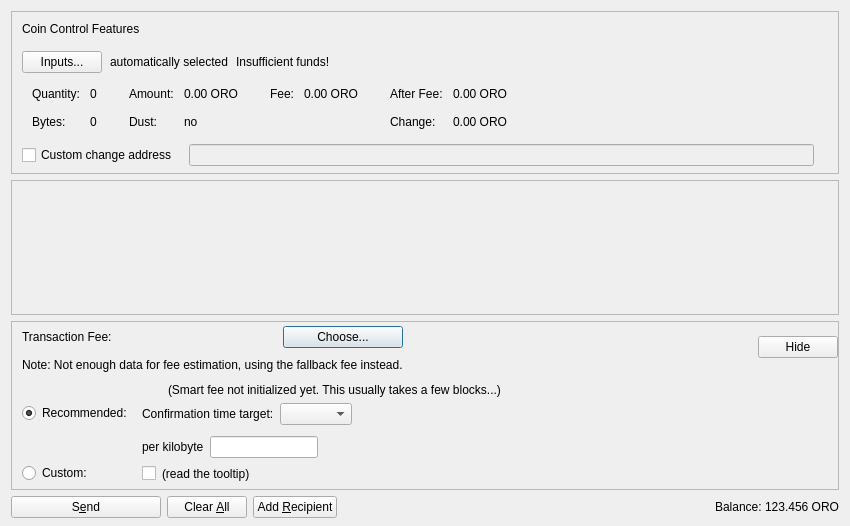
<?xml version="1.0" encoding="UTF-8"?>
<ui version="4.0">
 <class>SendCoinsDialog</class>
 <widget class="QDialog" name="SendCoinsDialog">
  <property name="geometry">
   <rect>
    <x>0</x>
    <y>0</y>
    <width>850</width>
    <height>526</height>
   </rect>
  </property>
  <property name="windowTitle">
   <string>Send Coins</string>
  </property>
  <layout class="QVBoxLayout" name="verticalLayout" stretch="0,1,0,0">
   <property name="bottomMargin">
    <number>8</number>
   </property>
   <item>
    <widget class="QFrame" name="frameCoinControl">
     <property name="sizePolicy">
      <sizepolicy hsizetype="Expanding" vsizetype="Expanding">
       <horstretch>0</horstretch>
       <verstretch>0</verstretch>
      </sizepolicy>
     </property>
     <property name="maximumSize">
      <size>
       <width>16777215</width>
       <height>16777215</height>
      </size>
     </property>
     <property name="frameShape">
      <enum>QFrame::StyledPanel</enum>
     </property>
     <property name="frameShadow">
      <enum>QFrame::Sunken</enum>
     </property>
     <layout class="QVBoxLayout" name="verticalLayoutCoinControl2">
      <property name="spacing">
       <number>0</number>
      </property>
      <property name="leftMargin">
       <number>0</number>
      </property>
      <property name="topMargin">
       <number>0</number>
      </property>
      <property name="rightMargin">
       <number>0</number>
      </property>
      <property name="bottomMargin">
       <number>6</number>
      </property>
      <item>
       <layout class="QVBoxLayout" name="verticalLayoutCoinControl" stretch="0,0,0,0,1">
        <property name="spacing">
         <number>0</number>
        </property>
        <property name="leftMargin">
         <number>10</number>
        </property>
        <property name="topMargin">
         <number>10</number>
        </property>
        <item>
         <layout class="QHBoxLayout" name="horizontalLayoutCoinControl1">
          <property name="bottomMargin">
           <number>15</number>
          </property>
          <item>
           <widget class="QLabel" name="labelCoinControlFeatures">
            <property name="sizePolicy">
             <sizepolicy hsizetype="Preferred" vsizetype="Maximum">
              <horstretch>0</horstretch>
              <verstretch>0</verstretch>
             </sizepolicy>
            </property>
            <property name="text">
             <string>Coin Control Features</string>
            </property>
           </widget>
          </item>
         </layout>
        </item>
        <item>
         <layout class="QHBoxLayout" name="horizontalLayoutCoinControl2" stretch="0,0,0,0">
          <property name="spacing">
           <number>8</number>
          </property>
          <property name="bottomMargin">
           <number>10</number>
          </property>
          <item>
           <widget class="QPushButton" name="pushButtonCoinControl">
            <property name="styleSheet">
             <string notr="true"/>
            </property>
            <property name="text">
             <string>Inputs...</string>
            </property>
            <property name="autoDefault">
             <bool>false</bool>
            </property>
           </widget>
          </item>
          <item>
           <widget class="QLabel" name="labelCoinControlAutomaticallySelected">
            <property name="text">
             <string>automatically selected</string>
            </property>
            <property name="margin">
             <number>5</number>
            </property>
           </widget>
          </item>
          <item>
           <widget class="QLabel" name="labelCoinControlInsuffFunds">
            <property name="text">
             <string>Insufficient funds!</string>
            </property>
            <property name="margin">
             <number>5</number>
            </property>
           </widget>
          </item>
          <item>
           <spacer name="horizontalSpacerCoinControl">
            <property name="orientation">
             <enum>Qt::Horizontal</enum>
            </property>
            <property name="sizeHint" stdset="0">
             <size>
              <width>40</width>
              <height>1</height>
             </size>
            </property>
           </spacer>
          </item>
         </layout>
        </item>
        <item>
         <widget class="QWidget" name="widgetCoinControl" native="true">
          <property name="sizePolicy">
           <sizepolicy hsizetype="Preferred" vsizetype="Preferred">
            <horstretch>0</horstretch>
            <verstretch>0</verstretch>
           </sizepolicy>
          </property>
          <property name="minimumSize">
           <size>
            <width>0</width>
            <height>0</height>
           </size>
          </property>
          <property name="styleSheet">
           <string notr="true"/>
          </property>
          <layout class="QHBoxLayout" name="horizontalLayoutCoinControl5">
           <property name="leftMargin">
            <number>0</number>
           </property>
           <property name="topMargin">
            <number>0</number>
           </property>
           <property name="rightMargin">
            <number>0</number>
           </property>
           <property name="bottomMargin">
            <number>0</number>
           </property>
           <item>
            <layout class="QHBoxLayout" name="horizontalLayoutCoinControl3" stretch="0,0,0,1">
             <property name="spacing">
              <number>20</number>
             </property>
             <property name="topMargin">
              <number>0</number>
             </property>
             <property name="bottomMargin">
              <number>10</number>
             </property>
             <item>
              <layout class="QFormLayout" name="formLayoutCoinControl1">
               <property name="horizontalSpacing">
                <number>10</number>
               </property>
               <property name="verticalSpacing">
                <number>14</number>
               </property>
               <property name="leftMargin">
                <number>10</number>
               </property>
               <property name="topMargin">
                <number>4</number>
               </property>
               <property name="rightMargin">
                <number>6</number>
               </property>
               <item row="0" column="0">
                <widget class="QLabel" name="labelCoinControlQuantityText">
                 <property name="text">
                  <string>Quantity:</string>
                 </property>
                 <property name="margin">
                  <number>0</number>
                 </property>
                </widget>
               </item>
               <item row="0" column="1">
                <widget class="QLabel" name="labelCoinControlQuantity">
                 <property name="cursor">
                  <cursorShape>IBeamCursor</cursorShape>
                 </property>
                 <property name="contextMenuPolicy">
                  <enum>Qt::ActionsContextMenu</enum>
                 </property>
                 <property name="text">
                  <string notr="true">0</string>
                 </property>
                 <property name="margin">
                  <number>0</number>
                 </property>
                 <property name="textInteractionFlags">
                  <set>Qt::LinksAccessibleByMouse|Qt::TextSelectableByKeyboard|Qt::TextSelectableByMouse</set>
                 </property>
                </widget>
               </item>
               <item row="1" column="0">
                <widget class="QLabel" name="labelCoinControlBytesText">
                 <property name="text">
                  <string>Bytes:</string>
                 </property>
                </widget>
               </item>
               <item row="1" column="1">
                <widget class="QLabel" name="labelCoinControlBytes">
                 <property name="cursor">
                  <cursorShape>IBeamCursor</cursorShape>
                 </property>
                 <property name="contextMenuPolicy">
                  <enum>Qt::ActionsContextMenu</enum>
                 </property>
                 <property name="text">
                  <string notr="true">0</string>
                 </property>
                 <property name="textInteractionFlags">
                  <set>Qt::LinksAccessibleByMouse|Qt::TextSelectableByKeyboard|Qt::TextSelectableByMouse</set>
                 </property>
                </widget>
               </item>
              </layout>
             </item>
             <item>
              <layout class="QFormLayout" name="formLayoutCoinControl2">
               <property name="horizontalSpacing">
                <number>10</number>
               </property>
               <property name="verticalSpacing">
                <number>14</number>
               </property>
               <property name="leftMargin">
                <number>6</number>
               </property>
               <property name="topMargin">
                <number>4</number>
               </property>
               <property name="rightMargin">
                <number>6</number>
               </property>
               <item row="0" column="0">
                <widget class="QLabel" name="labelCoinControlAmountText">
                 <property name="text">
                  <string>Amount:</string>
                 </property>
                 <property name="margin">
                  <number>0</number>
                 </property>
                </widget>
               </item>
               <item row="0" column="1">
                <widget class="QLabel" name="labelCoinControlAmount">
                 <property name="cursor">
                  <cursorShape>IBeamCursor</cursorShape>
                 </property>
                 <property name="contextMenuPolicy">
                  <enum>Qt::ActionsContextMenu</enum>
                 </property>
                 <property name="text">
                  <string notr="true">0.00 ORO</string>
                 </property>
                 <property name="textInteractionFlags">
                  <set>Qt::LinksAccessibleByMouse|Qt::TextSelectableByKeyboard|Qt::TextSelectableByMouse</set>
                 </property>
                </widget>
               </item>
               <item row="1" column="0">
                <widget class="QLabel" name="labelCoinControlLowOutputText">
                 <property name="text">
                  <string>Dust:</string>
                 </property>
                </widget>
               </item>
               <item row="1" column="1">
                <widget class="QLabel" name="labelCoinControlLowOutput">
                 <property name="cursor">
                  <cursorShape>IBeamCursor</cursorShape>
                 </property>
                 <property name="contextMenuPolicy">
                  <enum>Qt::ActionsContextMenu</enum>
                 </property>
                 <property name="text">
                  <string notr="true">no</string>
                 </property>
                 <property name="textInteractionFlags">
                  <set>Qt::LinksAccessibleByMouse|Qt::TextSelectableByKeyboard|Qt::TextSelectableByMouse</set>
                 </property>
                </widget>
               </item>
              </layout>
             </item>
             <item>
              <layout class="QFormLayout" name="formLayoutCoinControl3">
               <property name="horizontalSpacing">
                <number>10</number>
               </property>
               <property name="verticalSpacing">
                <number>14</number>
               </property>
               <property name="leftMargin">
                <number>6</number>
               </property>
               <property name="topMargin">
                <number>4</number>
               </property>
               <property name="rightMargin">
                <number>6</number>
               </property>
               <item row="0" column="0">
                <widget class="QLabel" name="labelCoinControlFeeText">
                 <property name="text">
                  <string>Fee:</string>
                 </property>
                 <property name="margin">
                  <number>0</number>
                 </property>
                </widget>
               </item>
               <item row="0" column="1">
                <widget class="QLabel" name="labelCoinControlFee">
                 <property name="cursor">
                  <cursorShape>IBeamCursor</cursorShape>
                 </property>
                 <property name="contextMenuPolicy">
                  <enum>Qt::ActionsContextMenu</enum>
                 </property>
                 <property name="text">
                  <string notr="true">0.00 ORO</string>
                 </property>
                 <property name="textInteractionFlags">
                  <set>Qt::LinksAccessibleByMouse|Qt::TextSelectableByKeyboard|Qt::TextSelectableByMouse</set>
                 </property>
                </widget>
               </item>
              </layout>
             </item>
             <item>
              <layout class="QFormLayout" name="formLayoutCoinControl4">
               <property name="horizontalSpacing">
                <number>10</number>
               </property>
               <property name="verticalSpacing">
                <number>14</number>
               </property>
               <property name="leftMargin">
                <number>6</number>
               </property>
               <property name="topMargin">
                <number>4</number>
               </property>
               <property name="rightMargin">
                <number>6</number>
               </property>
               <item row="0" column="0">
                <widget class="QLabel" name="labelCoinControlAfterFeeText">
                 <property name="text">
                  <string>After Fee:</string>
                 </property>
                 <property name="margin">
                  <number>0</number>
                 </property>
                </widget>
               </item>
               <item row="0" column="1">
                <widget class="QLabel" name="labelCoinControlAfterFee">
                 <property name="cursor">
                  <cursorShape>IBeamCursor</cursorShape>
                 </property>
                 <property name="contextMenuPolicy">
                  <enum>Qt::ActionsContextMenu</enum>
                 </property>
                 <property name="text">
                  <string notr="true">0.00 ORO</string>
                 </property>
                 <property name="textInteractionFlags">
                  <set>Qt::LinksAccessibleByMouse|Qt::TextSelectableByKeyboard|Qt::TextSelectableByMouse</set>
                 </property>
                </widget>
               </item>
               <item row="1" column="0">
                <widget class="QLabel" name="labelCoinControlChangeText">
                 <property name="text">
                  <string>Change:</string>
                 </property>
                </widget>
               </item>
               <item row="1" column="1">
                <widget class="QLabel" name="labelCoinControlChange">
                 <property name="cursor">
                  <cursorShape>IBeamCursor</cursorShape>
                 </property>
                 <property name="contextMenuPolicy">
                  <enum>Qt::ActionsContextMenu</enum>
                 </property>
                 <property name="text">
                  <string notr="true">0.00 ORO</string>
                 </property>
                 <property name="textInteractionFlags">
                  <set>Qt::LinksAccessibleByMouse|Qt::TextSelectableByKeyboard|Qt::TextSelectableByMouse</set>
                 </property>
                </widget>
               </item>
              </layout>
             </item>
            </layout>
           </item>
          </layout>
         </widget>
        </item>
        <item>
         <layout class="QHBoxLayout" name="horizontalLayoutCoinControl4" stretch="0,0,0">
          <property name="spacing">
           <number>12</number>
          </property>
          <property name="sizeConstraint">
           <enum>QLayout::SetDefaultConstraint</enum>
          </property>
          <property name="topMargin">
           <number>5</number>
          </property>
          <property name="rightMargin">
           <number>5</number>
          </property>
          <item>
           <widget class="QCheckBox" name="checkBoxCoinControlChange">
            <property name="toolTip">
             <string>If this is activated, but the change address is empty or invalid, change will be sent to a newly generated address.</string>
            </property>
            <property name="text">
             <string>Custom change address</string>
            </property>
           </widget>
          </item>
          <item>
           <widget class="QValidatedLineEdit" name="lineEditCoinControlChange">
            <property name="enabled">
             <bool>false</bool>
            </property>
            <property name="sizePolicy">
             <sizepolicy hsizetype="Expanding" vsizetype="Fixed">
              <horstretch>0</horstretch>
              <verstretch>0</verstretch>
             </sizepolicy>
            </property>
           </widget>
          </item>
          <item>
           <widget class="QLabel" name="labelCoinControlChangeLabel">
            <property name="sizePolicy">
             <sizepolicy hsizetype="Preferred" vsizetype="Expanding">
              <horstretch>0</horstretch>
              <verstretch>0</verstretch>
             </sizepolicy>
            </property>
            <property name="minimumSize">
             <size>
              <width>0</width>
              <height>0</height>
             </size>
            </property>
            <property name="text">
             <string/>
            </property>
            <property name="margin">
             <number>3</number>
            </property>
           </widget>
          </item>
         </layout>
        </item>
        <item>
         <spacer name="verticalSpacerCoinControl">
          <property name="orientation">
           <enum>Qt::Vertical</enum>
          </property>
          <property name="sizeHint" stdset="0">
           <size>
            <width>800</width>
            <height>1</height>
           </size>
          </property>
         </spacer>
        </item>
       </layout>
      </item>
     </layout>
    </widget>
   </item>
   <item>
    <widget class="QScrollArea" name="scrollArea">
     <property name="widgetResizable">
      <bool>true</bool>
     </property>
     <widget class="QWidget" name="scrollAreaWidgetContents">
      <property name="geometry">
       <rect>
        <x>0</x>
        <y>0</y>
        <width>830</width>
        <height>104</height>
       </rect>
      </property>
      <layout class="QVBoxLayout" name="verticalLayout_2" stretch="0,1">
       <property name="leftMargin">
        <number>0</number>
       </property>
       <property name="topMargin">
        <number>0</number>
       </property>
       <property name="rightMargin">
        <number>0</number>
       </property>
       <property name="bottomMargin">
        <number>0</number>
       </property>
       <item>
        <layout class="QVBoxLayout" name="entries">
         <property name="spacing">
          <number>6</number>
         </property>
        </layout>
       </item>
       <item>
        <spacer name="verticalSpacer">
         <property name="orientation">
          <enum>Qt::Vertical</enum>
         </property>
         <property name="sizeHint" stdset="0">
          <size>
           <width>20</width>
           <height>40</height>
          </size>
         </property>
        </spacer>
       </item>
      </layout>
     </widget>
    </widget>
   </item>
   <item>
    <widget class="QFrame" name="frameFee">
     <property name="sizePolicy">
      <sizepolicy hsizetype="Expanding" vsizetype="Expanding">
       <horstretch>0</horstretch>
       <verstretch>0</verstretch>
      </sizepolicy>
     </property>
     <property name="maximumSize">
      <size>
       <width>16777215</width>
       <height>16777215</height>
      </size>
     </property>
     <property name="frameShape">
      <enum>QFrame::StyledPanel</enum>
     </property>
     <property name="frameShadow">
      <enum>QFrame::Sunken</enum>
     </property>
     <layout class="QVBoxLayout" name="verticalLayoutFee1">
      <property name="spacing">
       <number>0</number>
      </property>
      <property name="leftMargin">
       <number>0</number>
      </property>
      <property name="topMargin">
       <number>0</number>
      </property>
      <property name="rightMargin">
       <number>0</number>
      </property>
      <property name="bottomMargin">
       <number>0</number>
      </property>
      <item>
       <layout class="QVBoxLayout" name="verticalLayoutFee2" stretch="0,0,0">
        <property name="spacing">
         <number>0</number>
        </property>
        <property name="leftMargin">
         <number>10</number>
        </property>
        <property name="topMargin">
         <number>0</number>
        </property>
        <item>
         <layout class="QHBoxLayout" name="horizontalLayoutFee1">
          <property name="bottomMargin">
           <number>0</number>
          </property>
          <item>
           <layout class="QVBoxLayout" name="verticalLayoutFee7">
            <property name="spacing">
             <number>0</number>
            </property>
            <item>
             <spacer name="verticalSpacerSmartFee">
              <property name="orientation">
               <enum>Qt::Vertical</enum>
              </property>
              <property name="sizeType">
               <enum>QSizePolicy::Fixed</enum>
              </property>
              <property name="sizeHint" stdset="0">
               <size>
                <width>1</width>
                <height>4</height>
               </size>
              </property>
             </spacer>
            </item>
            <item>
             <layout class="QHBoxLayout" name="horizontalLayoutSmartFee">
              <property name="spacing">
               <number>10</number>
              </property>
              <item>
               <widget class="QLabel" name="labelFeeHeadline">
                <property name="sizePolicy">
                 <sizepolicy hsizetype="Preferred" vsizetype="Maximum">
                  <horstretch>0</horstretch>
                  <verstretch>0</verstretch>
                 </sizepolicy>
                </property>
                <property name="text">
                 <string>Transaction Fee:</string>
                </property>
               </widget>
              </item>
              <item>
               <widget class="QLabel" name="labelFeeMinimized">
                <property name="text">
                 <string/>
                </property>
               </widget>
              </item>
              <item>
               <widget class="QPushButton" name="buttonChooseFee">
                <property name="text">
                 <string>Choose...</string>
                </property>
               </widget>
              </item>
             </layout>
            </item>
            <item>
             <spacer name="verticalSpacer_7">
              <property name="orientation">
               <enum>Qt::Vertical</enum>
              </property>
              <property name="sizeHint" stdset="0">
               <size>
                <width>1</width>
                <height>10</height>
               </size>
              </property>
             </spacer>
            </item>
            <item>
             <widget class="QLabel" name="fallbackFeeWarningLabel">
              <property name="toolTip">
               <string>Using the fallbackfee can result in sending a transaction that will take several hours or days (or never) to confirm. Consider choosing your fee manually or wait until you have validated the complete chain.</string>
              </property>
              <property name="text">
               <string>Note: Not enough data for fee estimation, using the fallback fee instead.</string>
              </property>
              <property name="wordWrap">
               <bool>false</bool>
              </property>
             </widget>
            </item>
            <item>
             <spacer name="verticalSpacer_5">
              <property name="orientation">
               <enum>Qt::Vertical</enum>
              </property>
              <property name="sizeHint" stdset="0">
               <size>
                <width>1</width>
                <height>1</height>
               </size>
              </property>
             </spacer>
            </item>
           </layout>
          </item>
          <item>
           <spacer name="horizontalSpacer_4">
            <property name="orientation">
             <enum>Qt::Horizontal</enum>
            </property>
            <property name="sizeHint" stdset="0">
             <size>
              <width>1</width>
              <height>1</height>
             </size>
            </property>
           </spacer>
          </item>
          <item>
           <widget class="QPushButton" name="buttonMinimizeFee">
            <property name="toolTip">
             <string>collapse fee-settings</string>
            </property>
            <property name="text">
             <string>Hide</string>
            </property>
           </widget>
          </item>
         </layout>
        </item>
        <item>
         <widget class="QFrame" name="frameFeeSelection">
          <layout class="QVBoxLayout" name="verticalLayoutFee12">
           <property name="spacing">
            <number>0</number>
           </property>
           <property name="leftMargin">
            <number>0</number>
           </property>
           <property name="topMargin">
            <number>0</number>
           </property>
           <property name="rightMargin">
            <number>0</number>
           </property>
           <property name="bottomMargin">
            <number>0</number>
           </property>
           <item>
            <layout class="QGridLayout" name="gridLayoutFee">
             <property name="topMargin">
              <number>10</number>
             </property>
             <property name="bottomMargin">
              <number>4</number>
             </property>
             <property name="horizontalSpacing">
              <number>10</number>
             </property>
             <property name="verticalSpacing">
              <number>4</number>
             </property>
             <item row="1" column="1">
              <layout class="QVBoxLayout" name="verticalLayoutFee8">
               <property name="spacing">
                <number>6</number>
               </property>
               <property name="topMargin">
                <number>3</number>
               </property>
               <item>
                <layout class="QHBoxLayout" name="horizontalLayoutFee13" stretch="0,0,1">
                 <item>
                  <widget class="QLabel" name="labelCustomPerKilobyte">
                   <property name="toolTip">
                    <string>If the custom fee is set to 1000 Yngvarr and the transaction is only 250 bytes, then &quot;per kilobyte&quot; only pays 250 Yngvarr in fee,&lt;br /&gt;while &quot;at least&quot; pays 1000 Yngvarr. For transactions bigger than a kilobyte both pay by kilobyte.</string>
                   </property>
                   <property name="text">
                    <string>per kilobyte</string>
                   </property>
                  </widget>
                 </item>
                 <item>
                  <widget class="BitcoinAmountField" name="customFee"/>
                 </item>
                 <item>
                  <spacer name="horizontalSpacer_6">
                   <property name="orientation">
                    <enum>Qt::Horizontal</enum>
                   </property>
                   <property name="sizeHint" stdset="0">
                    <size>
                     <width>1</width>
                     <height>1</height>
                    </size>
                   </property>
                  </spacer>
                 </item>
                </layout>
               </item>
               <item>
                <layout class="QHBoxLayout" name="horizontalLayoutFee8">
                 <item>
                  <widget class="QCheckBox" name="checkBoxMinimumFee">
                   <property name="toolTip">
                    <string>Paying only the minimum fee is just fine as long as there is less transaction volume than space in the blocks.&lt;br /&gt;But be aware that this can end up in a never confirming transaction once there is more demand for luckycoinoro transactions than the network can process.</string>
                   </property>
                   <property name="text">
                    <string/>
                   </property>
                  </widget>
                 </item>
                 <item>
                  <widget class="QLabel" name="labelMinFeeWarning">
                   <property name="enabled">
                    <bool>true</bool>
                   </property>
                   <property name="toolTip">
                    <string>Paying only the minimum fee is just fine as long as there is less transaction volume than space in the blocks.&lt;br /&gt;But be aware that this can end up in a never confirming transaction once there is more demand for luckycoinoro transactions than the network can process.</string>
                   </property>
                   <property name="text">
                    <string>(read the tooltip)</string>
                   </property>
                   <property name="margin">
                    <number>5</number>
                   </property>
                  </widget>
                 </item>
                 <item>
                  <spacer name="horizontalSpacer_2">
                   <property name="orientation">
                    <enum>Qt::Horizontal</enum>
                   </property>
                   <property name="sizeHint" stdset="0">
                    <size>
                     <width>1</width>
                     <height>1</height>
                    </size>
                   </property>
                  </spacer>
                 </item>
                </layout>
               </item>
              </layout>
             </item>
             <item row="0" column="0">
              <layout class="QVBoxLayout" name="verticalLayoutFee4" stretch="0,1">
               <property name="topMargin">
                <number>20</number>
               </property>
               <property name="bottomMargin">
                <number>3</number>
               </property>
               <item>
                <widget class="QRadioButton" name="radioSmartFee">
                 <property name="text">
                  <string>Recommended:</string>
                 </property>
                 <property name="checked">
                  <bool>true</bool>
                 </property>
                 <attribute name="buttonGroup">
                  <string notr="true">groupFee</string>
                 </attribute>
                </widget>
               </item>
               <item>
                <spacer name="verticalSpacer_2">
                 <property name="orientation">
                  <enum>Qt::Vertical</enum>
                 </property>
                 <property name="sizeHint" stdset="0">
                  <size>
                   <width>1</width>
                   <height>1</height>
                  </size>
                 </property>
                </spacer>
               </item>
              </layout>
             </item>
             <item row="1" column="0">
              <layout class="QVBoxLayout" name="verticalLayoutFee9" stretch="0,1">
               <property name="topMargin">
                <number>30</number>
               </property>
               <item>
                <widget class="QRadioButton" name="radioCustomFee">
                 <property name="text">
                  <string>Custom:</string>
                 </property>
                 <attribute name="buttonGroup">
                  <string notr="true">groupFee</string>
                 </attribute>
                </widget>
               </item>
               <item>
                <spacer name="verticalSpacer_6">
                 <property name="orientation">
                  <enum>Qt::Vertical</enum>
                 </property>
                 <property name="sizeHint" stdset="0">
                  <size>
                   <width>1</width>
                   <height>1</height>
                  </size>
                 </property>
                </spacer>
               </item>
              </layout>
             </item>
             <item row="0" column="1">
              <layout class="QVBoxLayout" name="verticalLayoutFee3" stretch="0,0,1">
               <property name="spacing">
                <number>6</number>
               </property>
               <property name="topMargin">
                <number>0</number>
               </property>
               <property name="bottomMargin">
                <number>3</number>
               </property>
               <item>
                <layout class="QHBoxLayout" name="horizontalLayoutFee12">
                 <item>
                  <widget class="QLabel" name="labelSmartFee">
                   <property name="text">
                    <string/>
                   </property>
                   <property name="margin">
                    <number>2</number>
                   </property>
                  </widget>
                 </item>
                 <item>
                  <widget class="QLabel" name="labelFeeEstimation">
                   <property name="text">
                    <string/>
                   </property>
                  </widget>
                 </item>
                 <item>
                  <widget class="QLabel" name="labelSmartFee2">
                   <property name="text">
                    <string>(Smart fee not initialized yet. This usually takes a few blocks...)</string>
                   </property>
                   <property name="margin">
                    <number>2</number>
                   </property>
                  </widget>
                 </item>
                 <item>
                  <spacer name="horizontalSpacer_5">
                   <property name="orientation">
                    <enum>Qt::Horizontal</enum>
                   </property>
                   <property name="sizeHint" stdset="0">
                    <size>
                     <width>1</width>
                     <height>1</height>
                    </size>
                   </property>
                  </spacer>
                 </item>
                </layout>
               </item>
               <item>
                <layout class="QHBoxLayout" name="horizontalLayoutFee9">
                 <item>
                  <layout class="QVBoxLayout" name="verticalLayoutFee6">
                   <item>
                    <widget class="QLabel" name="labelSmartFee3">
                     <property name="text">
                      <string>Confirmation time target:</string>
                     </property>
                     <property name="margin">
                      <number>2</number>
                     </property>
                    </widget>
                   </item>
                  </layout>
                 </item>
                 <item>
                  <layout class="QVBoxLayout" name="verticalLayoutFee5">
                   <property name="rightMargin">
                    <number>30</number>
                   </property>
                   <item>
                    <layout class="QHBoxLayout" name="horizontalLayoutConfTarget">
                     <property name="bottomMargin">
                      <number>0</number>
                     </property>
                     <item>
                      <widget class="QComboBox" name="confTargetSelector"/>
                     </item>
                     <item>
                      <spacer name="horizontalSpacerConfTarget">
                       <property name="orientation">
                        <enum>Qt::Horizontal</enum>
                       </property>
                       <property name="sizeHint" stdset="0">
                        <size>
                         <width>40</width>
                         <height>20</height>
                        </size>
                       </property>
                      </spacer>
                     </item>
                    </layout>
                   </item>
                  </layout>
                 </item>
                </layout>
               </item>
               <item>
                <spacer name="verticalSpacer_4">
                 <property name="orientation">
                  <enum>Qt::Vertical</enum>
                 </property>
                 <property name="sizeHint" stdset="0">
                  <size>
                   <width>1</width>
                   <height>1</height>
                  </size>
                 </property>
                </spacer>
               </item>
              </layout>
             </item>
            </layout>
           </item>
          </layout>
         </widget>
        </item>
        <item>
         <spacer name="verticalSpacerFee">
          <property name="orientation">
           <enum>Qt::Vertical</enum>
          </property>
          <property name="sizeHint" stdset="0">
           <size>
            <width>800</width>
            <height>1</height>
           </size>
          </property>
         </spacer>
        </item>
       </layout>
      </item>
     </layout>
    </widget>
   </item>
   <item>
    <layout class="QHBoxLayout" name="horizontalLayout">
     <item>
      <widget class="QPushButton" name="sendButton">
       <property name="minimumSize">
        <size>
         <width>150</width>
         <height>0</height>
        </size>
       </property>
       <property name="toolTip">
        <string>Confirm the send action</string>
       </property>
       <property name="text">
        <string>S&amp;end</string>
       </property>
       <property name="autoDefault">
        <bool>false</bool>
       </property>
       <property name="default">
        <bool>false</bool>
       </property>
      </widget>
     </item>
     <item>
      <widget class="QPushButton" name="clearButton">
       <property name="sizePolicy">
        <sizepolicy hsizetype="Minimum" vsizetype="Fixed">
         <horstretch>0</horstretch>
         <verstretch>0</verstretch>
        </sizepolicy>
       </property>
       <property name="toolTip">
        <string>Clear all fields of the form.</string>
       </property>
       <property name="text">
        <string>Clear &amp;All</string>
       </property>
       <property name="autoDefault">
        <bool>false</bool>
       </property>
      </widget>
     </item>
     <item>
      <widget class="QPushButton" name="addButton">
       <property name="toolTip">
        <string>Send to multiple recipients at once</string>
       </property>
       <property name="text">
        <string>Add &amp;Recipient</string>
       </property>
       <property name="autoDefault">
        <bool>false</bool>
       </property>
      </widget>
     </item>
     <item>
      <spacer name="horizontalSpacer">
       <property name="orientation">
        <enum>Qt::Horizontal</enum>
       </property>
       <property name="sizeHint" stdset="0">
        <size>
         <width>40</width>
         <height>20</height>
        </size>
       </property>
      </spacer>
     </item>
     <item>
      <layout class="QHBoxLayout" name="horizontalLayout_2">
       <property name="spacing">
        <number>3</number>
       </property>
       <item>
        <widget class="QLabel" name="labelBalanceText">
         <property name="text">
          <string>Balance:</string>
         </property>
        </widget>
       </item>
       <item>
        <widget class="QLabel" name="labelBalance">
         <property name="sizePolicy">
          <sizepolicy hsizetype="Preferred" vsizetype="Preferred">
           <horstretch>0</horstretch>
           <verstretch>0</verstretch>
          </sizepolicy>
         </property>
         <property name="cursor">
          <cursorShape>IBeamCursor</cursorShape>
         </property>
         <property name="text">
          <string notr="true">123.456 ORO</string>
         </property>
         <property name="textInteractionFlags">
          <set>Qt::LinksAccessibleByMouse|Qt::TextSelectableByKeyboard|Qt::TextSelectableByMouse</set>
         </property>
        </widget>
       </item>
      </layout>
     </item>
    </layout>
   </item>
  </layout>
 </widget>
 <customwidgets>
  <customwidget>
   <class>QValidatedLineEdit</class>
   <extends>QLineEdit</extends>
   <header>qt/qvalidatedlineedit.h</header>
  </customwidget>
  <customwidget>
   <class>BitcoinAmountField</class>
   <extends>QLineEdit</extends>
   <header>qt/bitcoinamountfield.h</header>
   <container>1</container>
  </customwidget>
 </customwidgets>
 <resources>
  <include location="../luckycoinoro.qrc"/>
 </resources>
 <connections/>
 <buttongroups>
  <buttongroup name="groupFee"/>
 </buttongroups>
</ui>
